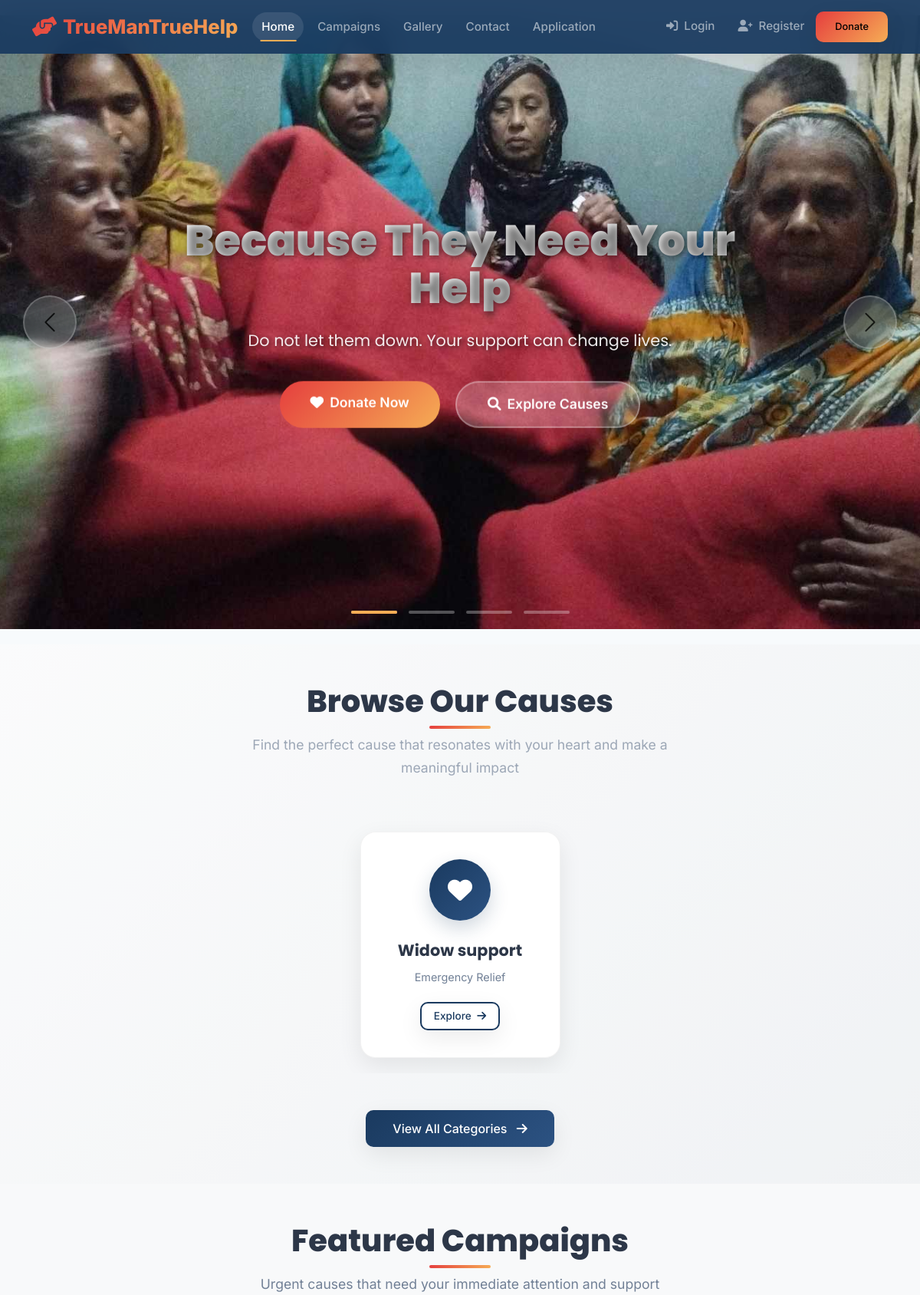
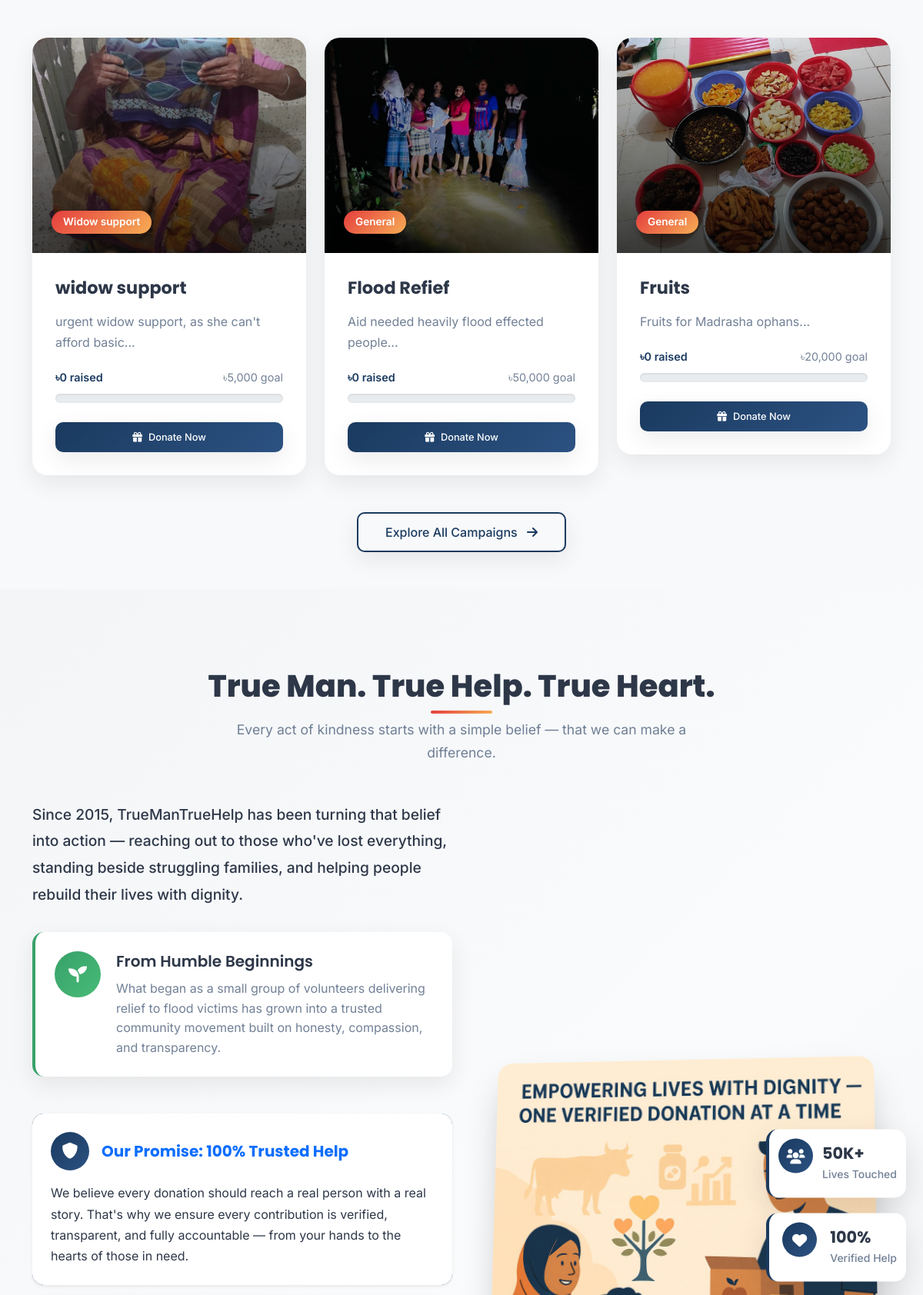
The page / (upper part) on the database its author committed (2 pictures, top to bottom).
### tables this page shows
CREATE TABLE `campaigns` (
  `id` int(11) NOT NULL,
  `title` varchar(255) NOT NULL,
  `description` text NOT NULL,
  `short_description` varchar(500) DEFAULT NULL,
  `goal_amount` decimal(15,2) NOT NULL,
  `raised_amount` decimal(15,2) DEFAULT 0.00,
  `category_id` int(11) DEFAULT NULL,
  `image` varchar(255) DEFAULT NULL,
  `start_date` date DEFAULT NULL,
  `end_date` date DEFAULT NULL,
  `status` enum('active','inactive','completed') DEFAULT 'active',
  `featured` tinyint(1) DEFAULT 0,
  `created_by` int(11) DEFAULT NULL,
  `created_at` timestamp NOT NULL DEFAULT current_timestamp(),
  `updated_at` timestamp NOT NULL DEFAULT current_timestamp() ON UPDATE current_timestamp()
);

CREATE TABLE `categories` (
  `id` int(11) NOT NULL,
  `name` varchar(100) NOT NULL,
  `description` text DEFAULT NULL,
  `parent_id` int(11) DEFAULT NULL,
  `status` enum('active','inactive') DEFAULT 'active',
  `created_at` timestamp NOT NULL DEFAULT current_timestamp()
);

### index.php (the view, shortened to what the rows shown need)
<?php
require_once 'includes/config.php';
try {
    $stmt = $pdo->query("
        SELECT c.*, cat.name as category_name, parent.name as parent_category_name
        FROM campaigns c
        LEFT JOIN categories cat ON c.category_id = cat.id
        LEFT JOIN categories parent ON cat.parent_id = parent.id
        WHERE c.status = 'active'
        ORDER BY c.created_at DESC
        LIMIT 6
    ");
    $campaigns = $stmt->fetchAll(PDO::FETCH_ASSOC);
} catch(PDOException $e) {
    $campaigns = [];
    error_log("Database error: " . $e->getMessage());
}
$categories = getCategoryHierarchy();
include 'includes/header.php';
?>
<div id="homeCarousel" class="carousel slide carousel-hero-enhanced" data-bs-ride="carousel">
    <div class="carousel-inner" role="listbox">
        <div class="carousel-item active">
            <div class="container">
                <div class="carousel-caption-enhanced text-center">
                    <div class="hero-content-wrapper">
                        <h1 class="carousel-title-enhanced" data-aos="zoom-in" data-aos-delay="200">
                            Because They Need Your Help
                        </h1>
                    </div>
                </div>
            </div>
        </div>
    </div>
</div>
    <section class="category-carousel-section py-5">
        <div class="container">
            <div class="text-center mb-5" data-aos="fade-up">
                <h2 class="section-title center">Browse Our Causes</h2>
            </div>
            <div id="categoryCarousel" class="carousel slide" data-bs-ride="carousel">
                <div class="carousel-inner">
                    <?php
                    $allSubcategories = [];
                    foreach($categories as $parent) {
                        $subcategories = getSubcategories($parent['id']);
                        foreach($subcategories as $sub) {
                            $allSubcategories[] = [
                                'id' => $sub['id'],
                                'name' => $sub['name'],
                                'parent_name' => $parent['name'],
                                'icon' => getCategoryIcon($sub['name'])
                            ];
                        }
                    }
                    $displayCategories = array_slice($allSubcategories, 0, 8);
                    $categoryChunks = array_chunk($displayCategories, 4);
                    foreach($categoryChunks as $slideIndex => $categoriesChunk):
                    ?>
                    <div class="carousel-item <?php echo $slideIndex === 0 ? 'active' : ''; ?>">
                        <div class="row g-4 justify-content-center">
                            <?php foreach($categoriesChunk as $index => $subcategory): ?>
                            <div class="col-xl-3 col-lg-3 col-md-6" data-aos="zoom-in" data-aos-delay="<?php echo $index * 100; ?>">
                                <div class="category-card text-center">
                                    <div class="category-card-inner">
                                        <div class="category-icon">
                                            <i class="fas fa-<?php echo $subcategory['icon']; ?>"></i>
                                        </div>
                                        <h6 class="category-title"><?php echo htmlspecialchars($subcategory['name']); ?></h6>
                                        <p class="category-parent"><?php echo htmlspecialchars($subcategory['parent_name']); ?></p>
                                        <a href="campaigns.php?category=<?php echo $subcategory['id']; ?>" class="btn btn-outline-primary btn-sm">
                                            Explore <i class="fas fa-arrow-right ms-1"></i>
                                        </a>
                                    </div>
                                </div>
                            </div>
                            <?php endforeach; ?>
                        </div>
                    </div>
                    <?php endforeach; ?>
                </div>
            </div>
        </div>
    </section>
    <section id="campaigns" class="campaigns-section py-5 bg-light">
        <div class="container">
            <div class="text-center mb-5" data-aos="fade-up">
                <h2 class="section-title center">Featured Campaigns</h2>
            </div>
            <div class="row g-4">
                <?php if(empty($campaigns)): ?>
                    <div class="col-12" data-aos="fade-up">
                        <div class="alert alert-info text-center">
                            <i class="fas fa-info-circle"></i> No campaigns available yet.
                        </div>
                    </div>
                <?php else: ?>
                    <?php foreach($campaigns as $index => $campaign): ?>
                    <div class="col-xl-4 col-lg-6" data-aos="zoom-in" data-aos-delay="<?php echo $index * 100; ?>">
                        <div class="campaign-card-hover">
                            <div class="campaign-image">
                                <img src="<?php echo $campaign['image'] ?: 'assets/images/default-campaign.png'; ?>"
                                     class="img-fluid" alt="<?php echo htmlspecialchars($campaign['title']); ?>" loading="lazy">
                                <div class="campaign-overlay">
                                    <span class="badge campaign-badge">
                                        <?php
                                        if(isset($campaign['parent_category_name']) && isset($campaign['category_name'])) {
                                            echo htmlspecialchars($campaign['category_name']);
                                        } else {
                                            echo 'General';
                                        }
                                        ?>
                                    </span>
                                </div>
                            </div>
                            <div class="campaign-content">
                                <h5 class="campaign-title"><?php echo htmlspecialchars($campaign['title']); ?></h5>
                                <p class="campaign-description"><?php echo substr($campaign['description'], 0, 120); ?>...</p>
                                <div class="progress-container">
                                    <div class="progress-labels">
                                        <span class="progress-raised">৳<?php echo number_format($campaign['raised_amount']); ?> raised</span>
                                        <span class="progress-goal">৳<?php echo number_format($campaign['goal_amount']); ?> goal</span>
                                    </div>
                                    <div class="progress progress-animated">
                                    </div>
                                </div>
                                <div class="campaign-actions">
                                    <a href="campaign.php?id=<?php echo $campaign['id']; ?>" class="btn btn-primary btn-hover-lift w-100">
                                        <i class="fas fa-gift me-2"></i>Donate Now
                                    </a>
                                </div>
                            </div>
                        </div>
                    </div>
                    <?php endforeach; ?>
                <?php endif; ?>
            </div>
        </div>
    </section>
    <section id="our-story" class="story-section-enhanced">
        <div class="container">
            <div class="text-center mb-5" data-aos="fade-down">
                <h2 class="section-title center">True Man. True Help. True Heart.</h2>
            </div>
        </div>
    </section>
<?php include 'includes/footer.php'; ?>

### rows shown on the page
campaigns: category.name "Widow support", categories.name "Emergency Relief", image (picture), title "widow support", description "urgent widow support, as she can't afford basic", raised_amount "0", goal_amount "5,000"
campaigns: image (picture), shows "General", title "Flood Refief", description "Aid needed heavily flood effected people", raised_amount "0", goal_amount "50,000"
campaigns: image (picture), shows "General", title "Fruits", description "Fruits for Madrasha ophans", raised_amount "0", goal_amount "20,000"

### other values the page prints
SITE_NAME "TrueManTrueHelp"
